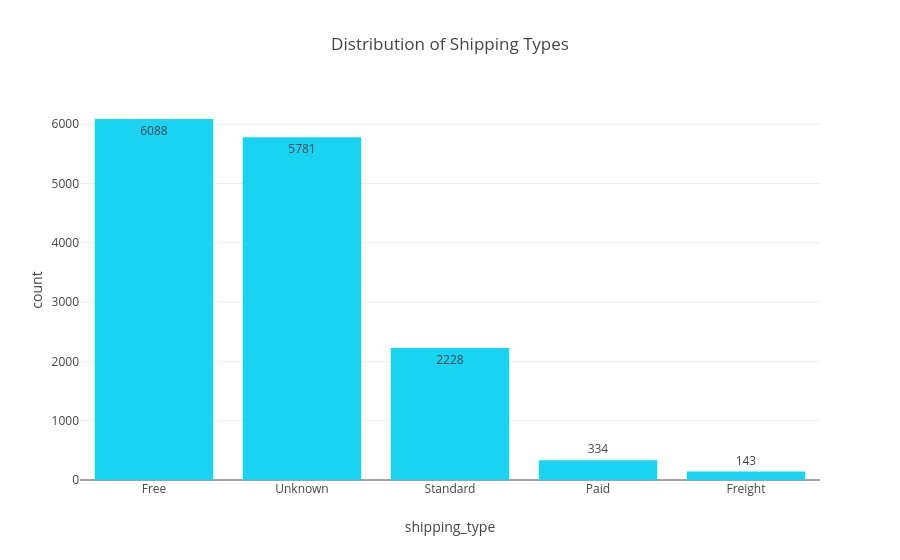

Notebook code cell kept with this figure:
### Code cell
ship = df['shipping_type'].value_counts().head(5).reset_index()
px.bar(ship, x='shipping_type',y='count',text='count', title='Distribution of Shipping Types', color_discrete_sequence=['#19D3F3'])

### Figure 1 — Plotly figure (JSON) as saved in the notebook; plotly's stock layout.template omitted (floating-point values rounded to 4 significant figures)
{"data": [{"hovertemplate": "shipping_type=%{x}<br>count=%{text}<extra></extra>", "legendgroup": "", "marker": {"color": "#19D3F3", "pattern": {"shape": ""}}, "name": "", "orientation": "v", "showlegend": false, "text": [6088.0, 5781.0, 2228.0, 334.0, 143.0], "textposition": "auto", "type": "bar", "x": ["Free", "Unknown", "Standard", "Paid", "Freight"], "xaxis": "x", "y": [6088, 5781, 2228, 334, 143], "yaxis": "y"}], "layout": {"barmode": "relative", "legend": {"tracegroupgap": 0}, "title": {"text": "Distribution of Shipping Types"}, "xaxis": {"anchor": "y", "domain": [0, 1], "title": {"text": "shipping_type"}}, "yaxis": {"anchor": "x", "domain": [0, 1], "title": {"text": "count"}}}}
